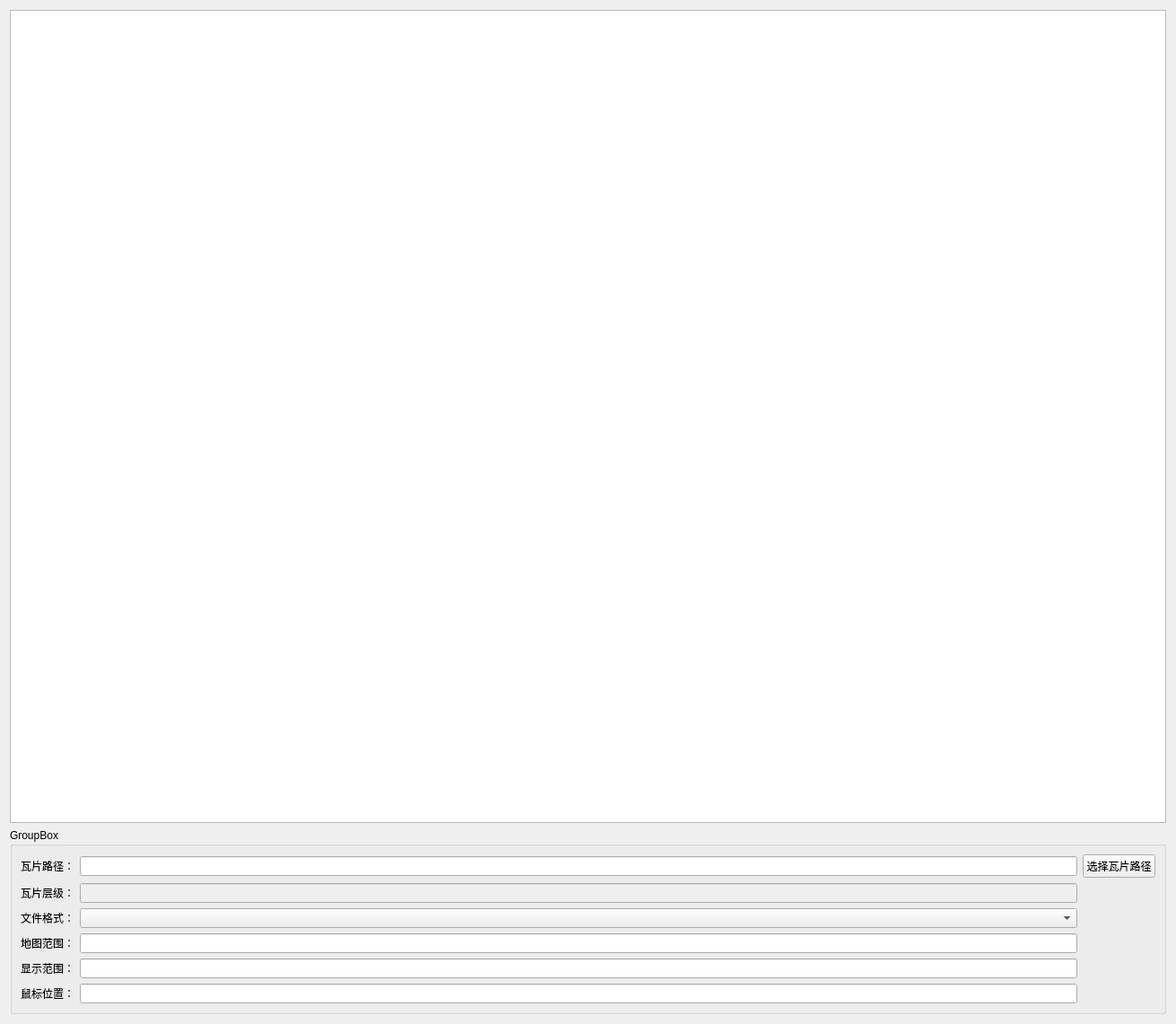
<?xml version="1.0" encoding="UTF-8"?>
<ui version="4.0">
 <class>Widget</class>
 <widget class="QWidget" name="Widget">
  <property name="geometry">
   <rect>
    <x>0</x>
    <y>0</y>
    <width>1311</width>
    <height>1141</height>
   </rect>
  </property>
  <property name="windowTitle">
   <string>Widget</string>
  </property>
  <layout class="QGridLayout" name="gridLayout_2">
   <item row="0" column="0">
    <widget class="MapGraphicsView" name="graphicsView"/>
   </item>
   <item row="1" column="0">
    <widget class="QGroupBox" name="groupBox">
     <property name="title">
      <string>GroupBox</string>
     </property>
     <layout class="QGridLayout" name="gridLayout">
      <item row="0" column="2">
       <widget class="QPushButton" name="but_open">
        <property name="text">
         <string>选择瓦片路径</string>
        </property>
       </widget>
      </item>
      <item row="0" column="1">
       <widget class="QLineEdit" name="line_path"/>
      </item>
      <item row="0" column="0">
       <widget class="QLabel" name="label">
        <property name="text">
         <string>瓦片路径：</string>
        </property>
       </widget>
      </item>
      <item row="1" column="1">
       <widget class="QLineEdit" name="line_level">
        <property name="enabled">
         <bool>false</bool>
        </property>
       </widget>
      </item>
      <item row="5" column="1">
       <widget class="QLineEdit" name="line_mousePos"/>
      </item>
      <item row="5" column="0">
       <widget class="QLabel" name="label_5">
        <property name="text">
         <string>鼠标位置：</string>
        </property>
       </widget>
      </item>
      <item row="4" column="0">
       <widget class="QLabel" name="label_4">
        <property name="text">
         <string>显示范围：</string>
        </property>
       </widget>
      </item>
      <item row="4" column="1">
       <widget class="QLineEdit" name="line_mapShowRect"/>
      </item>
      <item row="3" column="0">
       <widget class="QLabel" name="label_3">
        <property name="text">
         <string>地图范围：</string>
        </property>
       </widget>
      </item>
      <item row="1" column="0">
       <widget class="QLabel" name="label_2">
        <property name="text">
         <string>瓦片层级：</string>
        </property>
       </widget>
      </item>
      <item row="3" column="1">
       <widget class="QLineEdit" name="line_mapRange"/>
      </item>
      <item row="2" column="0">
       <widget class="QLabel" name="label_6">
        <property name="text">
         <string>文件格式：</string>
        </property>
       </widget>
      </item>
      <item row="2" column="1">
       <widget class="QComboBox" name="com_format"/>
      </item>
     </layout>
    </widget>
   </item>
  </layout>
 </widget>
 <customwidgets>
  <customwidget>
   <class>MapGraphicsView</class>
   <extends>QGraphicsView</extends>
   <header>mapgraphicsview.h</header>
  </customwidget>
 </customwidgets>
 <resources/>
 <connections/>
</ui>
